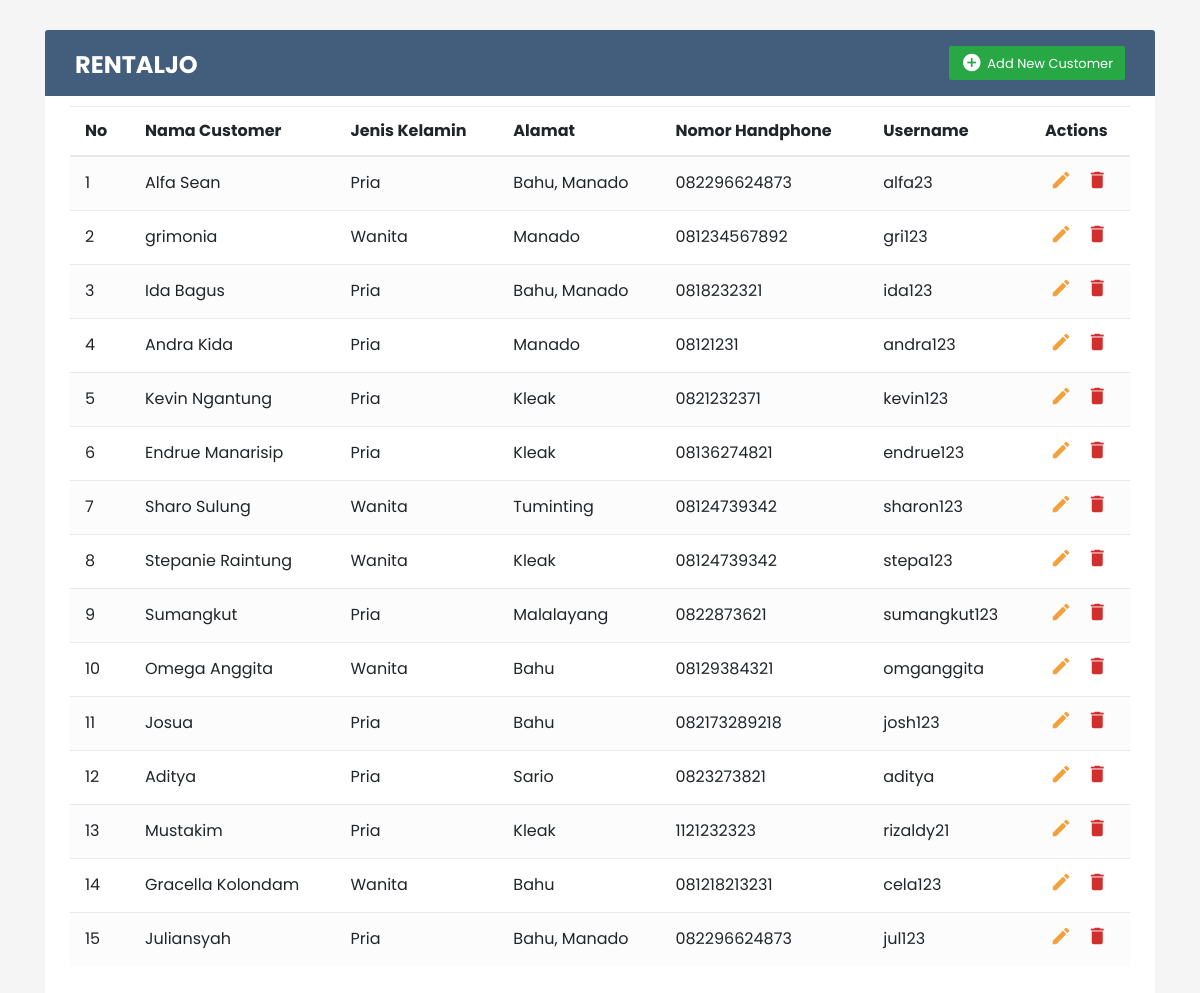
/Admin/customer.php, run on the app's committed database.
### tables this page shows
CREATE TABLE `tb_customer` (
  `id_customer` int(10) NOT NULL,
  `username` varchar(30) NOT NULL,
  `password` varchar(255) NOT NULL,
  `nama_customer` varchar(30) NOT NULL,
  `jenis_kelamin` varchar(15) NOT NULL,
  `alamat` varchar(30) NOT NULL,
  `no_hp` varchar(15) NOT NULL
);

### Admin/customer.php (the view, shortened to what this page needs)
<!DOCTYPE html>
<html lang="en">
<head>
	<link rel="stylesheet" href="https://stackpath.bootstrapcdn.com/bootstrap/4.5.0/css/bootstrap.min.css">
	<link rel="stylesheet" href="https://maxcdn.bootstrapcdn.com/font-awesome/4.7.0/css/font-awesome.min.css">
	<link rel="stylesheet" href="css/style.css">
</head>
<body>
<div class="content-wrapper">
	<div class="container-xl">
		<div class="table-responsive">
			<div class="table-wrapper">
				<div class="table-title">
					<div class="row">
						<div class="col-sm-6">
							<h2><b>RENTALJO</b></h2>
						</div>
						<div class="col-sm-6">
							<a href="admin.php?p=addcustomer" class="btn btn-success"><i class="material-icons">&#xE147;</i>
								<span>Add New Customer</span></a>
						</div>
					</div>
				</div>
				<?php
				$servername = "localhost";
				$username = "root";
				$password = "";
				$dbname = "db_rental_motor";
				$conn = new mysqli($servername, $username, $password, $dbname);
				$no = 0;
				$query = "SELECT * FROM tb_customer";
				$result = mysqli_query($conn, $query);
				if (mysqli_num_rows($result) > 0) {
					echo '<table class="table table-striped table-hover">
					<thead>
					<tr>
							<th>No</th>
							<th>Nama Customer</th>
							<th>Jenis Kelamin</th>
							<th>Alamat</th>
							<th>Nomor Handphone</th>
							<th>Username</th>
							<th>Actions</th>
						</tr>
				</thead>';
        while ($row = mysqli_fetch_assoc($result)) {
			$no++;
            echo '<tr>
                    <td>' . $no . '</td>
                    <td>' . $row['nama_customer'] . '</td>
                    <td>' . $row['jenis_kelamin'] . '</td>
                    <td>' . $row['alamat'] . '</td>
                    <td>' . $row['no_hp'] . '</td>
                    <td>' . $row['username'] . '</td>
					<td>
									<a href="admin.php?p=updatecustomer&menu_upd='.$row['id_customer'].'" class="edit"><i class="material-icons" data-toggle="tooltip"
											title="Edit">&#xE254;</i></a>
									<a href="deleteCustomer.php?menu_del='.$row['id_customer'].'" class="delete"><i class="material-icons"
											data-toggle="tooltip" title="Delete">&#xE872;</i></a>
								</td>
                </tr>';
        }
        echo '</table>';
    } else {
        echo 'Tidak ada data motor.';
    }
	?>
			</div>
		</div>
	</div>
</div>
</body>
</html>

### Admin/css/style.css (style rules this page uses)
body { color: #566787; background: #f5f5f5; font-family: 'Poppins', sans-serif; font-size: 16px; }
.table-responsive { margin: 30px 0; }
.table-wrapper { background: #fff; padding: 20px 25px; border-radius: 3px; min-width: 1000px; box-shadow: 0 1px 1px rgba(0,0,0,.05); }
.table-title { padding-bottom: 15px; background: #435d7d; color: #fff; padding: 16px 30px; min-width: 100%; margin: -20px -25px 10px; border-radius: 3px 3px 0 0; }
.table-title h2 { margin: 5px 0 0; font-size: 24px; }
.table-title .btn, .delete .btn { color: #fff; float: right; font-size: 13px; border: none; min-width: 50px; border-radius: 2px; border: none; outline: none !important; margin-left: 10px; }
.table-title .btn i, .delete .btn i { float: left; font-size: 21px; margin-right: 5px; }
.table-title .btn span, .delete .btn span { float: left; margin-top: 2px; }
table.table tr th, table.table tr td { border-color: #e9e9e9; padding: 12px 15px; vertical-align: middle; }
table.table tr th:first-child { width: 60px; }
table.table tr th:last-child { width: 100px; }
table.table-striped tbody tr:nth-of-type(odd) { background-color: #fcfcfc; }
table.table td:last-child i { opacity: 0.9; font-size: 22px; margin: 0 5px; }
table.table td a { font-weight: bold; color: #566787; display: inline-block; text-decoration: none; outline: none !important; }
table.table td a.edit { color: #F29727; }
table.table td a.delete { color: #CD1818; }
table.table td i { font-size: 19px; }

### data on the page
tb_customer: nama_customer "Alfa Sean", jenis_kelamin "Pria", alamat "Bahu, Manado", no_hp "082296624873", username "alfa23"
tb_customer: nama_customer "grimonia", jenis_kelamin "Wanita", alamat "Manado", no_hp "081234567892", username "gri123"
tb_customer: nama_customer "Ida Bagus", jenis_kelamin "Pria", alamat "Bahu, Manado", no_hp "0818232321", username "ida123"
tb_customer: nama_customer "Andra Kida", jenis_kelamin "Pria", alamat "Manado", no_hp "08121231", username "andra123"
tb_customer: nama_customer "Kevin Ngantung", jenis_kelamin "Pria", alamat "Kleak", no_hp "0821232371", username "kevin123"
tb_customer: nama_customer "Endrue Manarisip", jenis_kelamin "Pria", alamat "Kleak", no_hp "08136274821", username "endrue123"
tb_customer: nama_customer "Sharo Sulung", jenis_kelamin "Wanita", alamat "Tuminting", no_hp "08124739342", username "sharon123"
tb_customer: nama_customer "Stepanie Raintung", jenis_kelamin "Wanita", alamat "Kleak", no_hp "08124739342", username "stepa123"
tb_customer: nama_customer "Sumangkut", jenis_kelamin "Pria", alamat "Malalayang", no_hp "0822873621", username "sumangkut123"
tb_customer: nama_customer "Omega Anggita", jenis_kelamin "Wanita", alamat "Bahu", no_hp "08129384321", username "omganggita"
tb_customer: nama_customer "Josua", jenis_kelamin "Pria", alamat "Bahu", no_hp "082173289218", username "josh123"
tb_customer: nama_customer "Aditya", jenis_kelamin "Pria", alamat "Sario", no_hp "0823273821", username "aditya"
tb_customer: nama_customer "Mustakim", jenis_kelamin "Pria", alamat "Kleak", no_hp "1121232323", username "rizaldy21"
tb_customer: nama_customer "Gracella Kolondam", jenis_kelamin "Wanita", alamat "Bahu", no_hp "081218213231", username "cela123"
tb_customer: nama_customer "Juliansyah", jenis_kelamin "Pria", alamat "Bahu, Manado", no_hp "082296624873", username "jul123"
